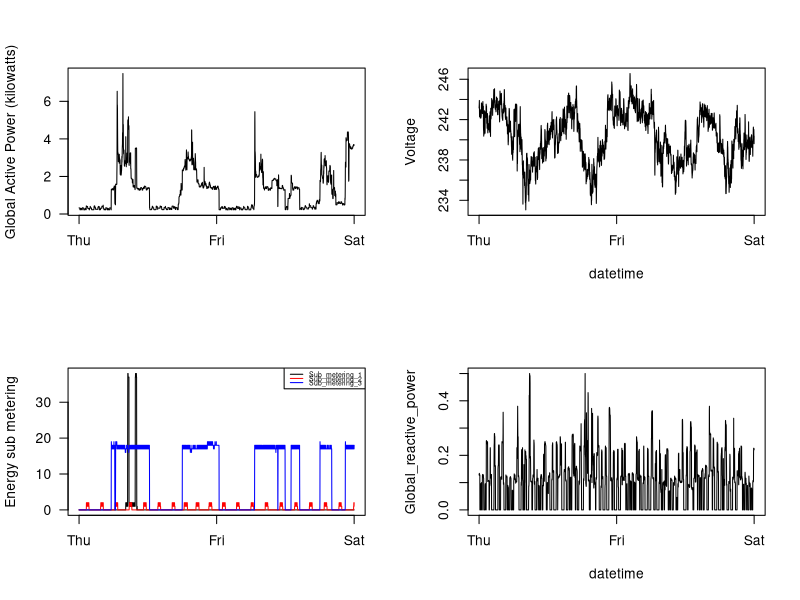

This chart was generated by the following R code:

datos = read.csv("HPC_assignment1.csv")

par(mfrow=c(2,2))

# Figure (1,1)
plot(datos$Global_active_power, type="l", axes=FALSE,
     xlab="", ylab="Global Active Power (kilowatts)")

axis(1, at=c(1, 1441, 2880), labels = c("Thu", "Fri", "Sat"))
axis(2, las=2)
box()

# Figure (1,2)
plot(datos$Voltage, type="l", axes=FALSE,
     xlab="datetime", ylab="Voltage")

axis(1, at=c(1, 1441, 2880), labels = c("Thu", "Fri", "Sat"))
axis(2)
box()

# Figure (2,1)

plot(datos$Sub_metering_1, type="l", axes=FALSE,
     xlab="", ylab="Energy sub metering")
lines(datos$Sub_metering_2, col="red")
lines(datos$Sub_metering_3, col="blue")

axis(1, at=c(1, 1441, 2880), labels = c("Thu", "Fri", "Sat"))
axis(2, las=2)
box()

legend("topright", 
       legend = paste0("Sub_metering_",1:3),
       col=c("black", "red", "blue"), lty=1,
       y.intersp=0.5, cex=0.5)

# Figure (2,2)

plot(datos$Global_reactive_power, type="l", axes=FALSE,
     xlab="datetime", ylab="Global_reactive_power")

axis(1, at=c(1, 1441, 2880), labels = c("Thu", "Fri", "Sat"))
axis(2)
box()

dev.copy(png, file="plot4.png",  width = 480, height = 480)
dev.off()
